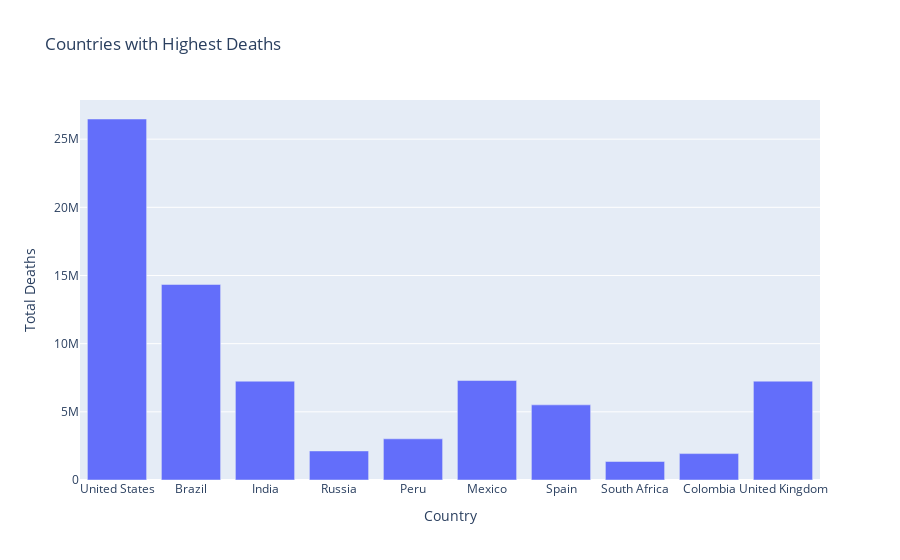

The notebook cell this image was saved under:
### Markdown cell above
We can see that the USA is comparatively having a very high number of covid-19 cases as compared to Brazil and India in the second and third positions.

    Let’s have a look at the total number of deaths among the countries with the highest number of covid-19 cases:

### Code cell
figure = px.bar(data, y='Total Deaths', x='Country',
            title="Countries with Highest Deaths")
figure.show()

### Figure 1 — Plotly figure (JSON) as saved in the notebook; plotly's stock layout.template omitted (floating-point values rounded to 4 significant figures)
{"data": [{"alignmentgroup": "True", "hovertemplate": "Country=%{x}<br>Total Deaths=%{y}<extra></extra>", "legendgroup": "", "marker": {"color": "#636efa", "pattern": {"shape": ""}}, "name": "", "offsetgroup": "", "orientation": "v", "showlegend": false, "textposition": "auto", "type": "bar", "x": ["United States", "Brazil", "India", "Russia", "Peru", "Mexico", "Spain", "South Africa", "Colombia", "United Kingdom"], "xaxis": "x", "y": [26477574, 14340567, 7247327, 2131571, 3020038, 7295850, 5510624, 1357682, 1936134, 7249573], "yaxis": "y"}], "layout": {"autosize": true, "barmode": "relative", "legend": {"tracegroupgap": 0}, "title": {"text": "Countries with Highest Deaths"}, "xaxis": {"anchor": "y", "autorange": true, "domain": [0, 1], "range": [-0.5, 9.5], "title": {"text": "Country"}, "type": "category"}, "yaxis": {"anchor": "x", "autorange": true, "domain": [0, 1], "range": [0, 27870000.0], "title": {"text": "Total Deaths"}, "type": "linear"}}}
